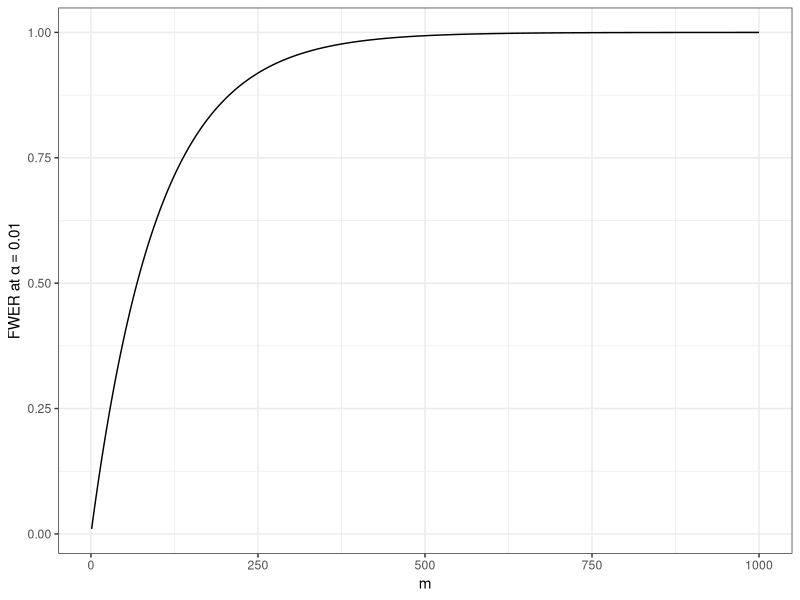

Source code (R):
## ---- chunk 1
knitr::opts_chunk$set(echo = FALSE, 
                      comment = NA, 
                      warning = FALSE, 
                      message = FALSE,
                      fig.lp = '')

options(xtable.comment = FALSE, 
        xtable.table.placement = 'H')

library(ggplot2)

theme_set(theme_bw())
## ---- chunk 2
alpha <- .01
m <- seq(1000)
fwer <- 1 - (1 - alpha) ** m

ggplot() + 
  geom_line(aes(x = m, y = fwer)) + 
  labs(y = expression('FWER at' ~ alpha == 0.01))
